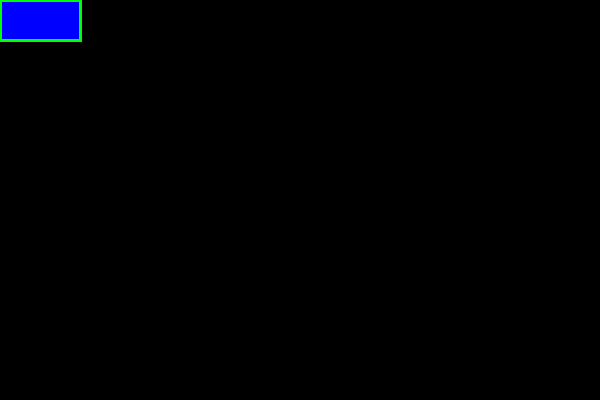
Frame 1 (no input)
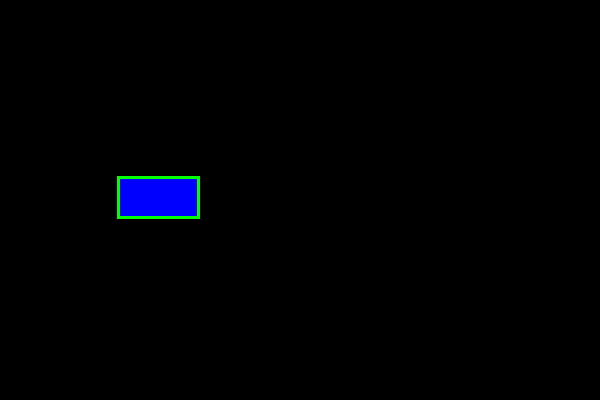
Frame 60 (the mouse pressed at the canvas centre just before this capture)
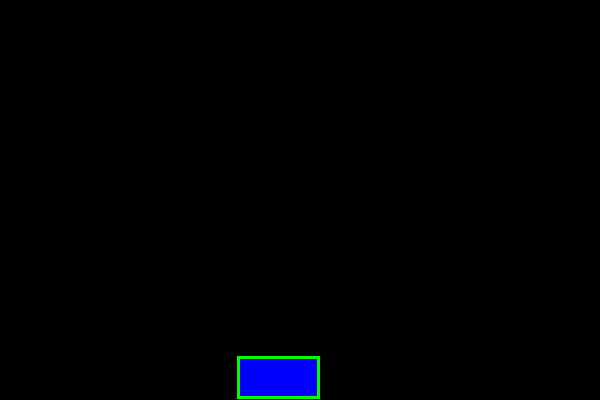
Frame 120 (the mouse held since frame 60 and released just before this capture)

The Processing sketch that drew these frames (run headless with seeded random() and noise(); from frame 60 on, the mouse is pressed at the canvas centre):

// Processing sketch: s06_animate_and_bounce_e
// ── s06_animate_and_bounce_e.pde
/*
 * Move right and bounce off the right edge
 * @author Dov Kruger
 * @created 2014-02-01
 * (c)2014 Ad Astra Education
 * Permission granted to use for non-commercial educational purposes
 * provided this comment is left intact
 */
void setup() {
  size(600,400);
}

int x = 0, y = 0;
int speedX = +2, speedY = +3;
void draw() {    // draw is called over and over again
  background(0); // set background to black
  stroke(0, 255, 0); // draw edge bright green
  strokeWeight(3); // edge is 3 dots thick
  fill(0,0,255); 
  rect(x,y, 80,40);
  x = x + speedX;
  y = y + speedY;
  if (x < 0 || x >= 600 ) {
    speedX = -speedX;   
  }
  if (y < 0 || y >= 600 ) {
    speedY = -speedY;   
  }

}
